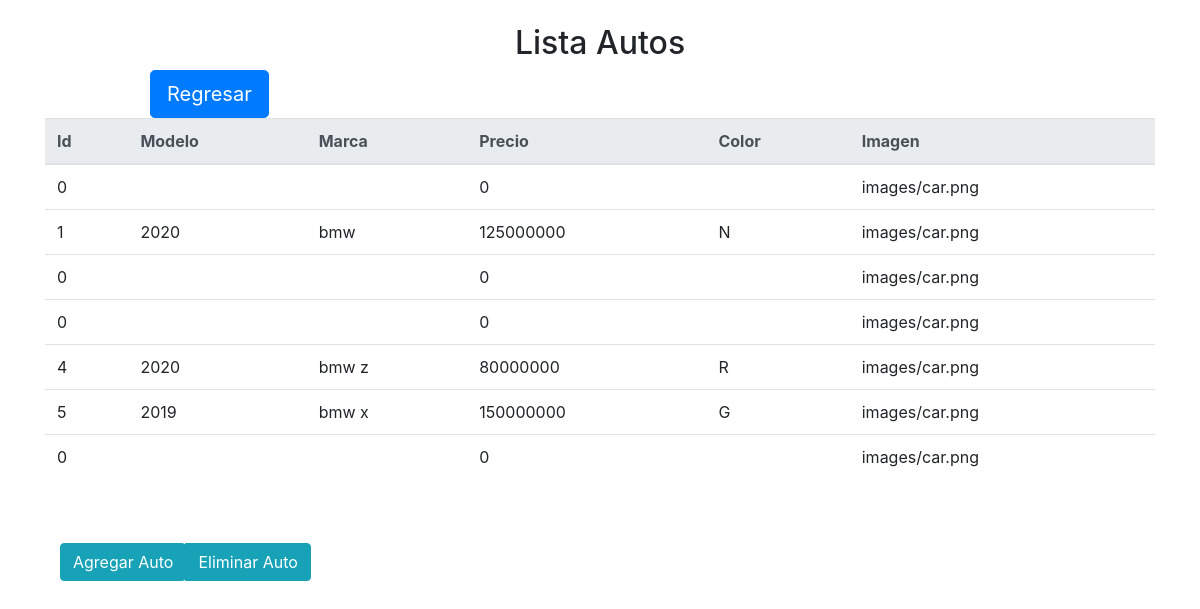
The page /lista.php on the database its author committed.
### tables this page shows
CREATE TABLE `autos` (
  `id` int(30) NOT NULL,
  `modelo` varchar(30) NOT NULL,
  `marca` varchar(30) NOT NULL,
  `precio` double DEFAULT NULL,
  `color` varchar(10) NOT NULL,
  `imagen` varchar(50) NOT NULL
);

### lista.php (the view, shortened to what this page needs)
<html>
	<head><title>AUTOS</title>
	 <link rel="stylesheet" href="https://stackpath.bootstrapcdn.com/bootstrap/4.3.1/css/bootstrap.min.css">
	 </head>
	<body>
  <br><h2 align="center">Lista Autos</h2>
	<table>
	<th width="910px" style="padding-top: 0px; padding-right: 0px; padding-bottom: 0px; padding-left: 150px"><a href="index.php"><button type="button" class="btn btn-primary btn-lg">
	Regresar</button></a></th>
	</table>
  <div class="container">
  <table class="table" id="tabla">
    <thead class="thead-light">
      <tr>
			<th>Id</th>
			<th>Modelo</th>
			<th>Marca</th>
			<th>Precio</th>
			<th>Color</th>
			<th>Imagen</th>
      </tr>
	</thead>
   </div>
	</body>
</html>
<?php
	include "database.php";
	  $sql_users="SELECT * FROM autos";
	  $result=$conn->query($sql_users);
	  if($result->num_rows > 0){
		  while ($row = $result->fetch_assoc()) {
			  echo "<tr><td>".$row['id']."</td>";
			  echo "<td>".$row['modelo']."</td>";
			  echo "<td>".$row['marca']."</td>";
			  echo "<td>".$row['precio']."</td>";
			  echo "<td>".$row['color']."</td>";
			  echo "<td>".$row['imagen']."</td>";
			}
	  }else{
		  echo " No hay Autos registrados";
	  }
?>
<html>
<br><br>
<div class="well-sm col-sm-12">
<div class="btn-group pull-right">
	<td><a href="agregar.php"><button type="button" id="agregar" name='agregar' class="btn btn-info">Agregar Auto</button></a>
	</td><td></td><td></td><td></td>
	<td><button type="button" id="eliminar" name='eliminar' class="btn btn-info" onclick="eliminar()">Eliminar Auto</button>
	</td>
</div>
</div>
</html>

### rows shown on the page
autos: id "0", precio "0", imagen "images/car.png"
autos: id "1", modelo "2020", marca "bmw", precio "125000000", color "N", imagen "images/car.png"
autos: id "0", precio "0", imagen "images/car.png"
autos: id "0", precio "0", imagen "images/car.png"
autos: id "4", modelo "2020", marca "bmw z", precio "80000000", color "R", imagen "images/car.png"
autos: id "5", modelo "2019", marca "bmw x", precio "150000000", color "G", imagen "images/car.png"
autos: id "0", precio "0", imagen "images/car.png"
